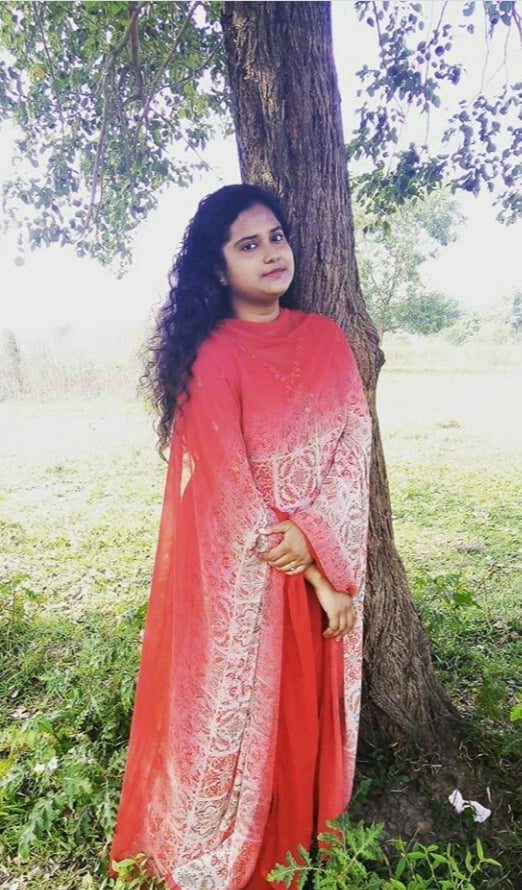
#> input picture Everything/images/input.jpg, 522 x 890 px
$ jupyter execute FaceDetection.ipynb
#> lines starting #> are read from the running program, lines starting #| are printed output that depends on the picture; after the words box and inside, x2 and y2 are one past the last pixel; in counts of white or black regions, pixels touching at a corner belong together
[cell 1]
import cv2

face_cascade = cv2.CascadeClassifier('./models/haarcascade_frontalface_default.xml')


input_img = cv2.imread('./images/input.jpg')
#> input_img is the input picture: shape (890, 522, 3); mean B, G, R 141.5, 148.6, 170
image = cv2.resize(input_img, (400,700), interpolation = cv2.INTER_AREA)

gray = cv2.cvtColor(image, cv2.COLOR_BGR2GRAY)
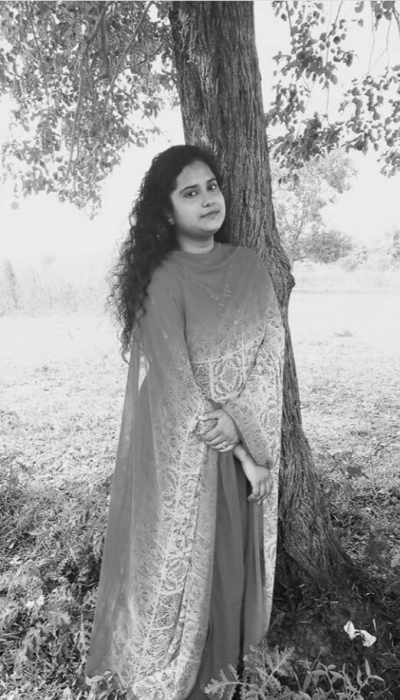
#> gray: shape (700, 400); min 9, max 246, mean 154.2


faces = face_cascade.detectMultiScale(gray, 1.3, 5)
#> faces = [[167, 164, 70, 70]]
for (x,y,w,h) in faces:
	cv2.rectangle(image,(x,y),(x+w,y+h),(255,255,0),2)
	roi_gray = gray[y:y+h, x:x+w]
	roi_color = image[y:y+h, x:x+w]
#> this loop made 1 pass
#> pass 1, `roi_gray = gray[y:y+h, x:x+w]`:
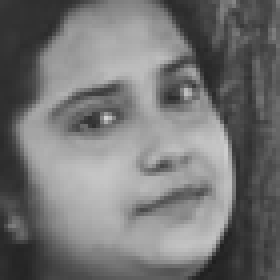
#> roi_gray: shape (70, 70) (shown 4 times larger); min 30, max 211, mean 116.2
#> pass 1, `roi_color = image[y:y+h, x:x+w]`:
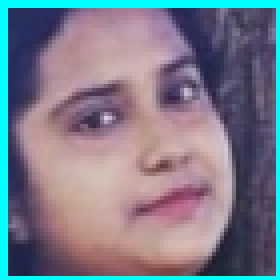
#> roi_color: shape (70, 70, 3) (shown 4 times larger); mean B, G, R 137.9, 123.5, 124
#> after the loop:
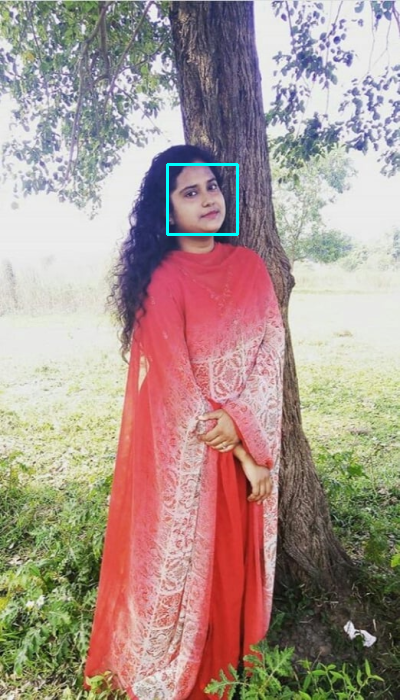
#> image: shape (700, 400, 3); mean B, G, R 142, 149.1, 169.8

cv2.imshow('img',image)
cv2.waitKey()
cv2.destroyAllWindows()

[cell 2]
import cv2
import numpy as np
import matplotlib.pyplot as plt

# Read the input image
img = cv2.imread('./images/input.jpg')

# Convert into grayscale
gray = cv2.cvtColor(img, cv2.COLOR_BGR2GRAY)
#> gray: shape (890, 522)

face_cascade = cv2.CascadeClassifier('./models/haarcascade_frontalface_default.xml')

# Detect faces
faces = face_cascade.detectMultiScale(gray, 1.1, 4)
#> faces = [[220, 208, 88, 88]]

for (x, y, w, h) in faces:
    cv2.rectangle(img, (x, y), (x+w, y+h),
                  (0, 0, 255), 2)

    faces = img[y:y + h, x:x + w]
#> this loop made 1 pass
#> pass 1, `faces = img[y:y + h, x:x + w]`:
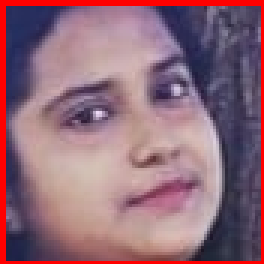
#> faces: shape (88, 88, 3) (shown 3 times larger); mean B, G, R 119.9, 105.5, 145.3
#> after the loop:
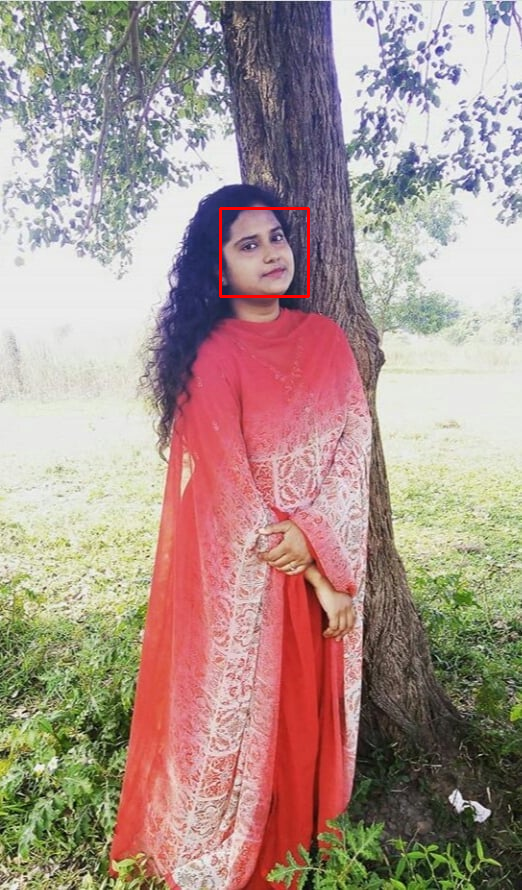
#> img: shape (890, 522, 3); 0.23% of pixels changed, all inside (x1, y1, x2, y2) = (219, 207, 310, 298)

$ run again, with Everything/images/FaceDetect.jpg copied over Everything/images/input.jpg
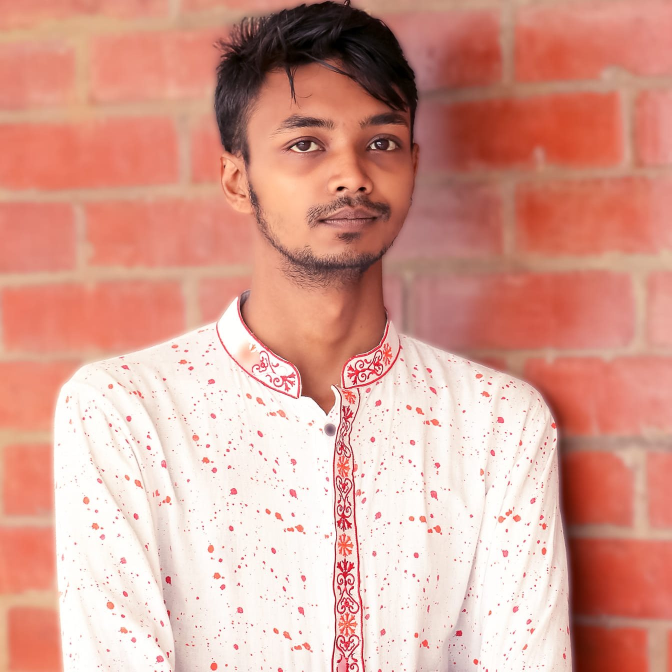
#> input picture Everything/images/FaceDetect.jpg, 1343 x 1343 px (shown at 1/2 size)
#> input_img is the input picture: shape (1343, 1343, 3); mean B, G, R 145.7, 159.2, 215.4
#> `faces = face_cascade.detectMultiScale(gray, 1.3, 5)`: faces = ()
#> `gray = cv2.cvtColor(img, cv2.COLOR_BGR2GRAY)`:
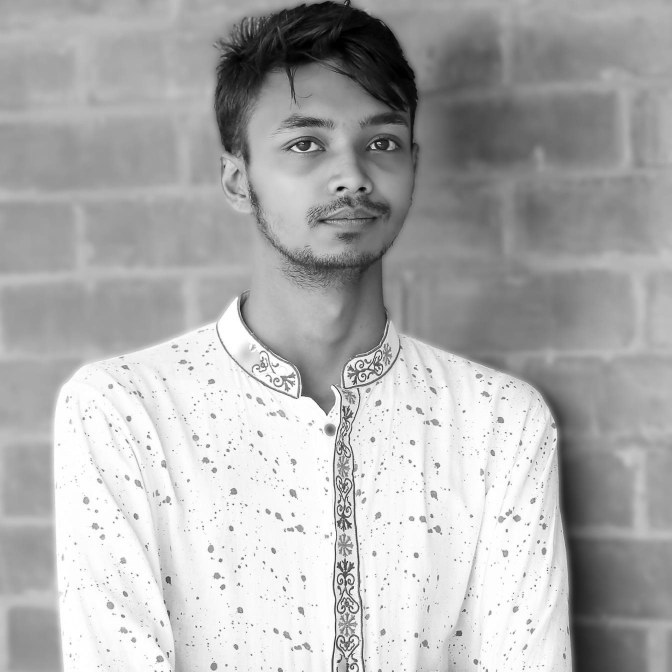
#> gray: shape (1343, 1343) (shown at 1/2 size); min 0, max 255, mean 174.5
#> `faces = face_cascade.detectMultiScale(gray, 1.1, 4)`: faces = [[346, 1002, 54, 54], [326, 1215, 98, 98], [468, 125, 435, 435]]
#> the loop `for (x, y, w, h) in faces:` made 3 passes
#> after the loop `for (x, y, w, h) in faces:`:
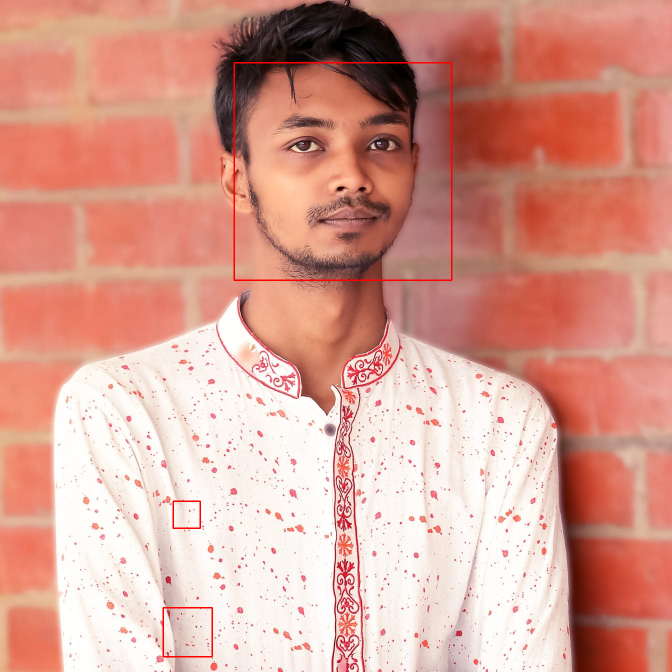
#> img: shape (1343, 1343, 3) (shown at 1/2 size); 0.39% of pixels changed, all inside (x1, y1, x2, y2) = (325, 124, 905, 1315)

$ run again, with Everything/images/test.jpeg copied over Everything/images/input.jpg
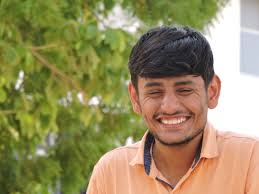
#> input picture Everything/images/test.jpeg, 259 x 194 px
#> input_img is the input picture: shape (194, 259, 3); mean B, G, R 96.8, 141.3, 151.8
#> `faces = face_cascade.detectMultiScale(gray, 1.3, 5)`: faces = ()
#> `gray = cv2.cvtColor(img, cv2.COLOR_BGR2GRAY)`:
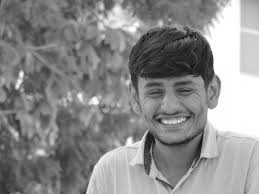
#> gray: shape (194, 259); min 11, max 255, mean 139.4
#> `faces = face_cascade.detectMultiScale(gray, 1.1, 4)`: faces = [[126, 57, 86, 86]]
#> the loop `for (x, y, w, h) in faces:` made 1 pass
#> after the loop `for (x, y, w, h) in faces:`:
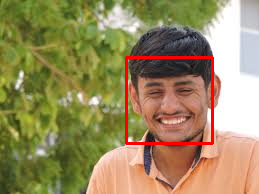
#> img: shape (194, 259, 3); 2.05% of pixels changed, all inside (x1, y1, x2, y2) = (125, 56, 214, 145)
